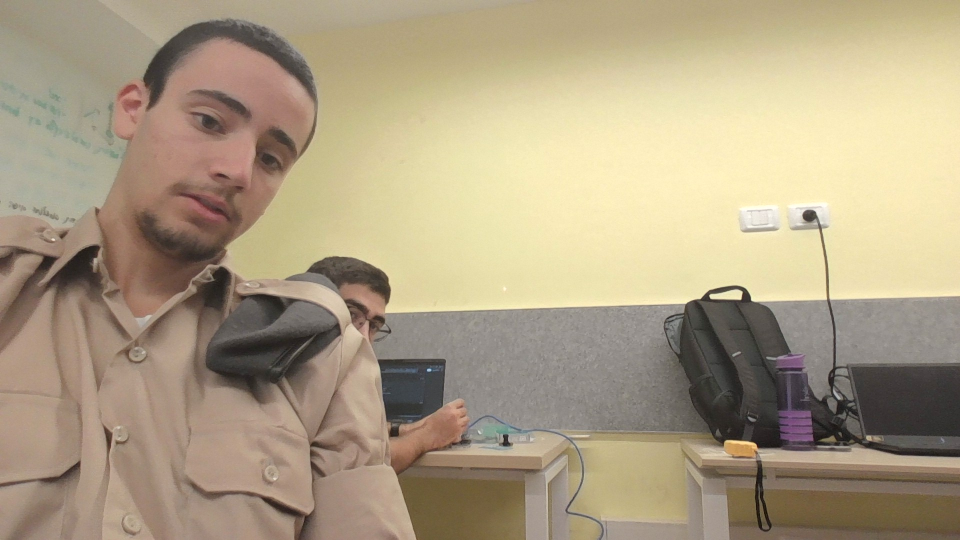
#> input picture images/5.jpg, 1920 x 1080 px (shown at 1/2 size)
$ python -i pic_sub.py   (imports and definitions only)
#> lines starting #> are read from the running program, lines starting #| are printed output that depends on the picture; after the words box and inside, x2 and y2 are one past the last pixel; in counts of white or black regions, pixels touching at a corner belong together
import cv2
import numpy as np
import Params
def diff_images(image_path1, image_path2, show=False):
    # Load the images
#> called with image_path1 = 'images/5.jpg', image_path2 = 'images/6.jpg', show = True
    img1 = cv2.imread(image_path1)
#> img1 is the input picture: shape (1080, 1920, 3); mean B, G, R 131.6, 158.2, 172.9
    img2 = cv2.imread(image_path2)
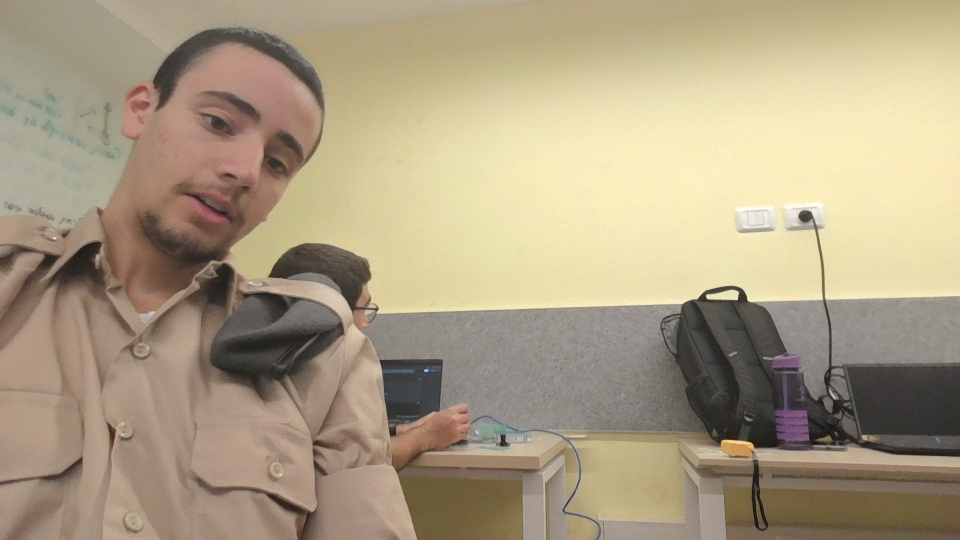
#> input picture images/6.jpg, 1920 x 1080 px (shown at 1/2 size)
#> img2 is the input picture: shape (1080, 1920, 3); mean B, G, R 130.5, 157.4, 171.5

    # Check if images loaded properly
    if img1 is None or img2 is None:
        raise ValueError("One or both image paths are invalid or images could not be loaded.")

    # Resize to the same shape if needed (optional, but practical)
    if img1.shape != img2.shape:
        raise ValueError("Images must be the same size and shape.")

    # Compute the absolute difference
    diff = cv2.absdiff(img1, img2)
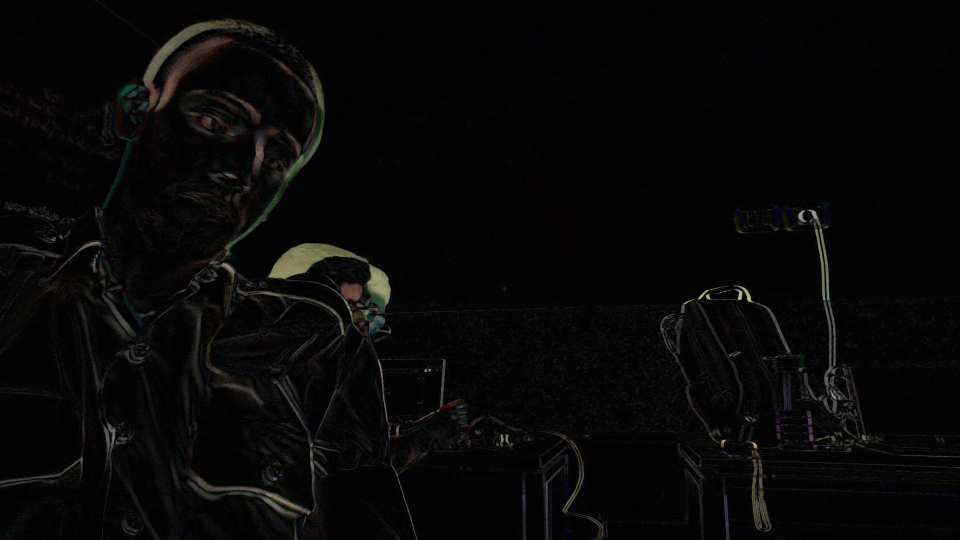
#> diff: shape (1080, 1920, 3) (shown at 1/2 size); mean B, G, R 6.9, 6.9, 7.3

    # Optionally show the result
    if show:
        cv2.imshow("Difference", diff)
        cv2.waitKey(0)
        cv2.destroyAllWindows()

    return diff


import cv2
import numpy as np

def find_laser_dot(diff_img, show=False, min_area=5, max_area=200):
    """
    Finds a small dot (e.g., laser) in a difference image.
    :param diff_img: Image from cv2.absdiff(img1, img2), either grayscale or color.
    :param show: Whether to display the image with detection drawn.
    :param min_area: Minimum area of detected dot.
    :param max_area: Maximum area of detected dot.
    :return: List of (x, y) coordinates of detected dots.
    """
#> called with show = True, min_area = 5, max_area = 200
    # If it's a color image, convert to grayscale
    if len(diff_img.shape) == 3:
        gray = cv2.cvtColor(diff_img, cv2.COLOR_BGR2GRAY)
    else:
        gray = diff_img.copy()

    # Threshold the difference to get binary mask of changes
    _, thresh = cv2.threshold(gray, 50, 255, cv2.THRESH_BINARY)
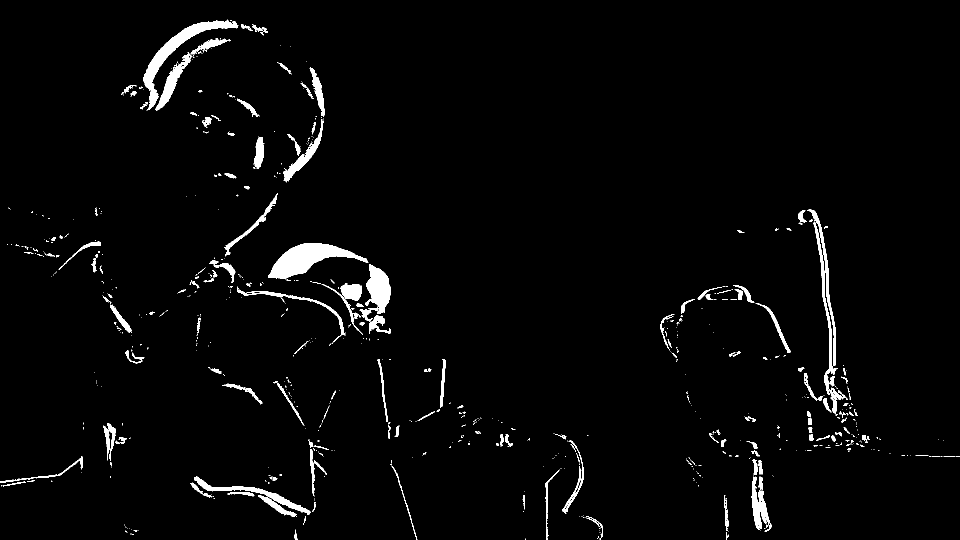
#> thresh: shape (1080, 1920) (shown at 1/2 size); 2.6% white; 770 white regions (589 under 20 px), largest, box (x1, y1, x2, y2) and area: (536, 486, 737, 558) 6193, (286, 39, 477, 221) 5005, (732, 528, 782, 628) 2972

    # Clean small noise
    kernel = np.ones((3, 3), np.uint8)
    clean = cv2.morphologyEx(thresh, cv2.MORPH_OPEN, kernel)
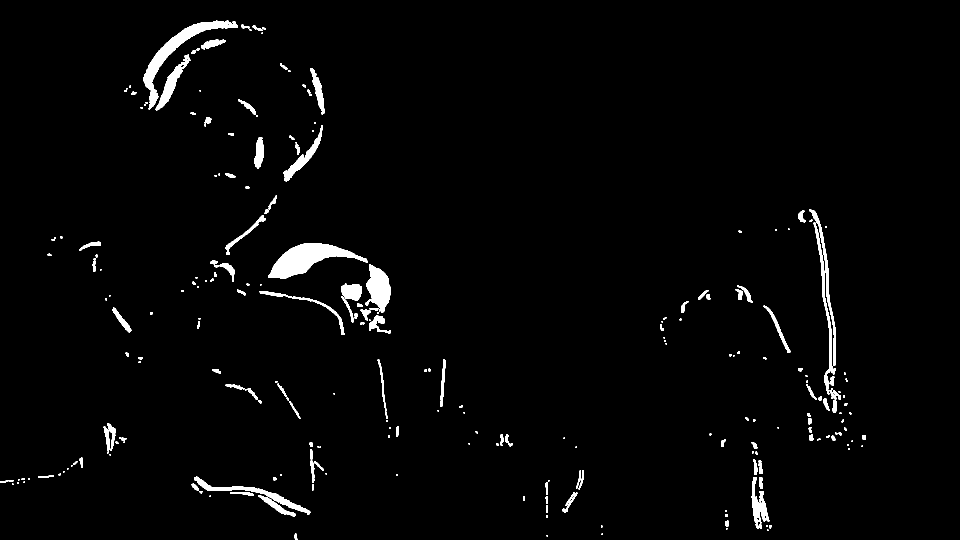
#> clean: shape (1080, 1920) (shown at 1/2 size); 2.2% white; 257 white regions (94 under 20 px)

    # Find contours (each contour is a change area)
    contours, _ = cv2.findContours(clean, cv2.RETR_EXTERNAL, cv2.CHAIN_APPROX_SIMPLE)
#> contours = 257 contours, 128 with area under 20; largest, box (x1, y1, x2, y2) and area: (537, 486, 736, 558) 5972, (287, 41, 476, 219) 4698, (732, 528, 782, 626) 2816, (389, 953, 621, 1030) 1981, (311, 109, 381, 221) 1676

    laser_dots = []

    for cnt in contours:
        area = cv2.contourArea(cnt)
        if min_area < area < max_area:
            # Get center of the contour
            M = cv2.moments(cnt)
            if M["m00"] != 0:
                cx = int(M["m10"] / M["m00"])
                cy = int(M["m01"] / M["m00"])
                laser_dots.append((cx, cy))
                if show:
                    cv2.circle(diff_img, (cx, cy), 5, (0, 255, 0), 2)
#> this loop made 257 passes
#> (cnt, area, cx, cy) on pass 15: ([[1092, 1017], [1092, 1024], [1095, 1024], [1095, 1017]], 21, 1093, 1020)
#> (area, cx, cy) on passes 3, 7, 9, 10, 11, 13: (41, 591, 1073), (20, 1540, 1052), (31.5, 1520, 1052), (55.5, 1453, 1047), (37.5, 1534, 1037), (24, 1452, 1030)
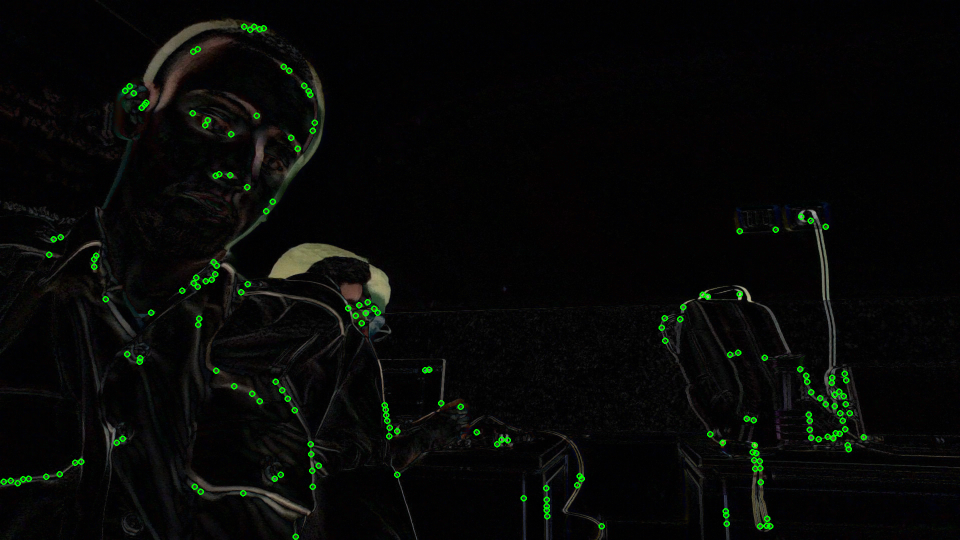
#> diff_img: shape (1080, 1920, 3) (shown at 1/2 size); 0.79% of pixels changed, all inside (x1, y1, x2, y2) = (1, 47, 1734, 1080)
#> after the loop, laser_dots = 187 pairs, first value 7 to 1727, second value 53 to 1073

    if show:
        cv2.imshow("Laser Dot Detection", diff_img)
        cv2.waitKey(0)
        cv2.destroyAllWindows()

    return laser_dots


diff = diff_images("images/5.jpg", "images/6.jpg", show=True)
laser_points = find_laser_dot(diff, show=True)
#> laser_points has the same summary as laser_dots in find_laser_dot
# [1 line not run here, left out]

>>> import cv2
>>> picture = cv2.imread('images/5.jpg')
>>> result = find_laser_dot(picture)
#> call 2 of find_laser_dot, with show = False, min_area = 5, max_area = 200
#> in find_laser_dot (call 2), `gray = cv2.cvtColor(diff_img, cv2.COLOR_BGR2GRAY)`:
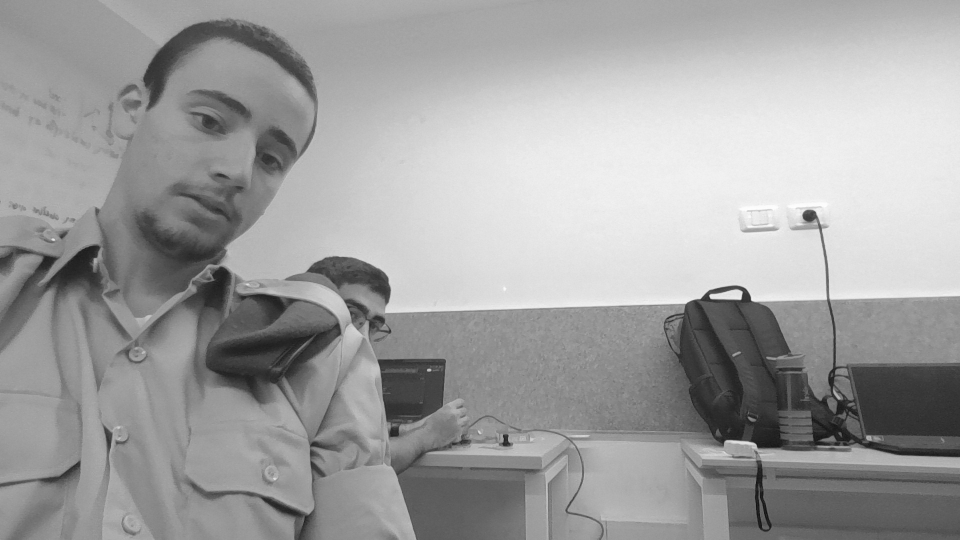
#> gray: shape (1080, 1920) (shown at 1/2 size); min 4, max 254, mean 159.6
#> in find_laser_dot (call 2), `_, thresh = cv2.threshold(gray, 50, 255, cv2.THRESH_BINARY)`: thresh: shape (1080, 1920); 97.7% white; 689 black regions (626 under 20 px), largest, box (x1, y1, x2, y2) and area: (1378, 605, 1575, 896) 12766, (1617, 708, 1920, 913) 6680, (439, 667, 630, 734) 4541
#> in find_laser_dot (call 2), `clean = cv2.morphologyEx(thresh, cv2.MORPH_OPEN, kernel)`:
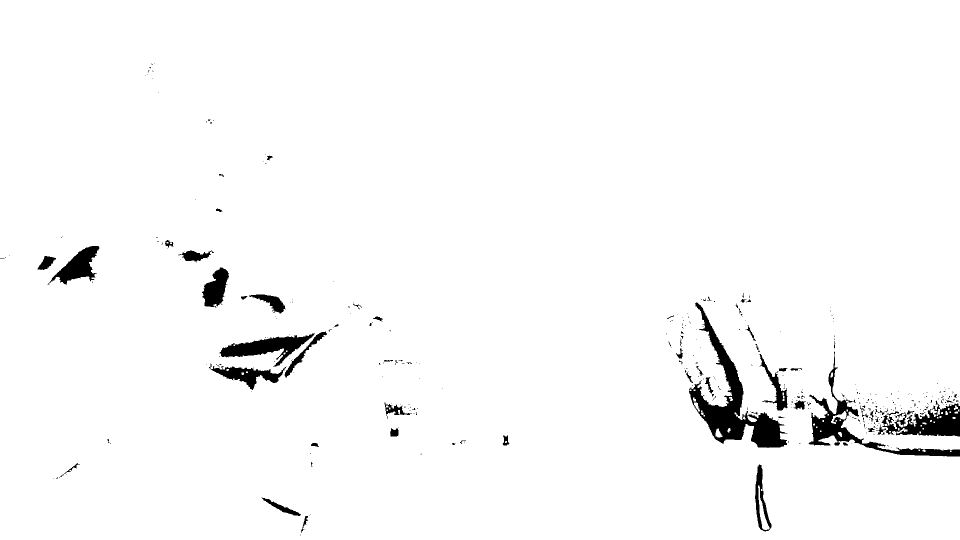
#> clean: shape (1080, 1920) (shown at 1/2 size); 97.5% white; 359 black regions (299 under 20 px)
#> in find_laser_dot (call 2), `contours, _ = cv2.findContours(clean, cv2.RETR_EXTERNAL, cv2.CHAIN_APP..`: contours = 38 contours, 27 with area under 20; largest, box (x1, y1, x2, y2) and area: (0, 0, 1920, 1080) 2055216, (1662, 822, 1693, 848) 230, (1861, 818, 1874, 834) 74, (1793, 856, 1815, 867) 63, (1794, 843, 1807, 855) 54
#> the loop in find_laser_dot (call 2), `for cnt in contours:` made 38 passes
#> (area, cx, cy) on passes 4, 9, 18, 22, 30, 32, 34, 36, 37: (42, 1679, 867), (63, 1804, 861), (54.5, 1800, 848), (32.5, 1775, 844), (22, 1892, 825), (22.5, 1913, 823), (74.5, 1866, 823), (28.5, 1911, 815), (27, 1663, 749)
#> area on passes 31, 38: 230.5, 2055216
#> after the loop in find_laser_dot (call 2), `for cnt in contours:`: laser_dots = 24 items, first 6: (1847, 901), (1679, 867), (1840, 864), (1779, 863), (1804, 861), (1797, 858)
#> result has the same summary as laser_dots in find_laser_dot
